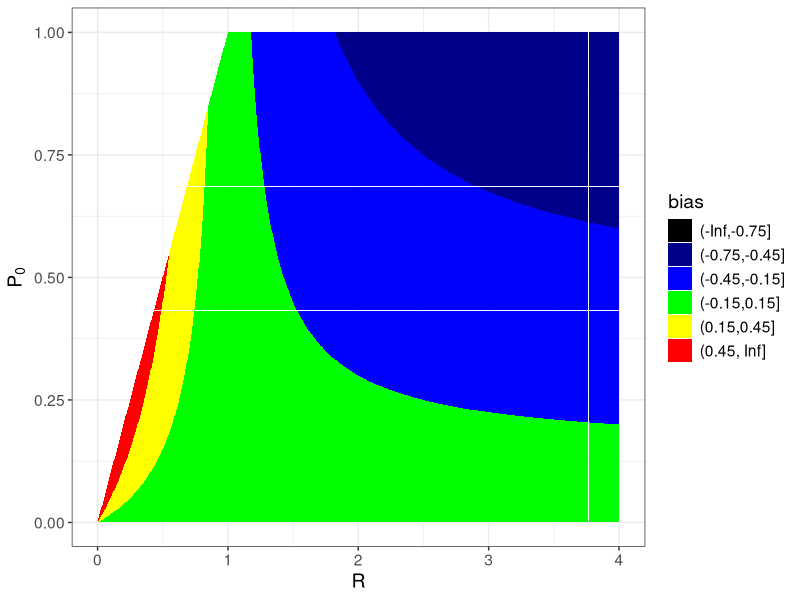

Reproduce this figure in R.
# Effect of growing (or shrinking) population on parous rate

P_0 =0.6 # true survival per cycle
R = 2


P_0_1 = (-(R + P_0) + sqrt((R + P_0)^2 - 4*R * P_0))/(-2*R)

steps =1000
Rvector = rep(seq(1:steps), each=steps)/(steps/4)
Pvector = rep(seq(1:steps), times=steps)/steps

parous_rate = function(R,P_0){
  value = ifelse(R<1,
                 (-(R + P_0) - sqrt((R + P_0)^2 - 4*R * P_0))/(-2*R),
  (-(R + P_0) + sqrt((R + P_0)^2 - 4*R * P_0))/(-2*R))
  value =   (-(R + P_0) + sqrt((R + P_0)^2 - 4*R * P_0))/(-2*R)
  value= P_0/R
  return(value)}

bias = parous_rate(R=Rvector,P_0=Pvector) - Pvector

toPlot = data.frame(Rvector,Pvector,bias)

#
library(ggplot2)
library(grid)
library(scales)
# define colourBlind safe colors
# slightly more blue pink/purple #C879C8 to replace pink#CC79A7
mp_recomCol = c("#D55E00", "#009E73", "#0072A7","#C879C8")
fmt_dcimals <- function(decimals=0){function(x) format(x,nsmall = decimals,scientific = FALSE)}
toPlot$bias[toPlot$Pvector > toPlot$Rvector] <- NA
toPlot$bias <- cut(toPlot$bias,breaks = c(-Inf,-0.75,-0.45,-0.15,0.15,0.45,Inf))
triangle <- data.frame(x=c(0,0,1),y=c(0,1,1))
s1 = ggplot(data=toPlot,aes(x=Rvector, y=Pvector, fill=bias)) + theme_bw() +
  theme(text = element_text(size = 14)) +
  geom_tile() +
  scale_fill_manual(values = c("black","darkblue", "blue",
             "green","yellow","red","lightgrey"),na.translate = FALSE) +
            labs(x = "R", y=expression("P"[0]))
        geom_polygon(data=triangle,mapping=aes(x=x,y=y, fill='lightgrey'), show.legend = FALSE)

print('Supplementary figure s1.png')
grid.newpage()
png('Supplementary figure s1.png',width=18,height=12,units="cm",res=900)
grid.draw(s1)
dev.off()
